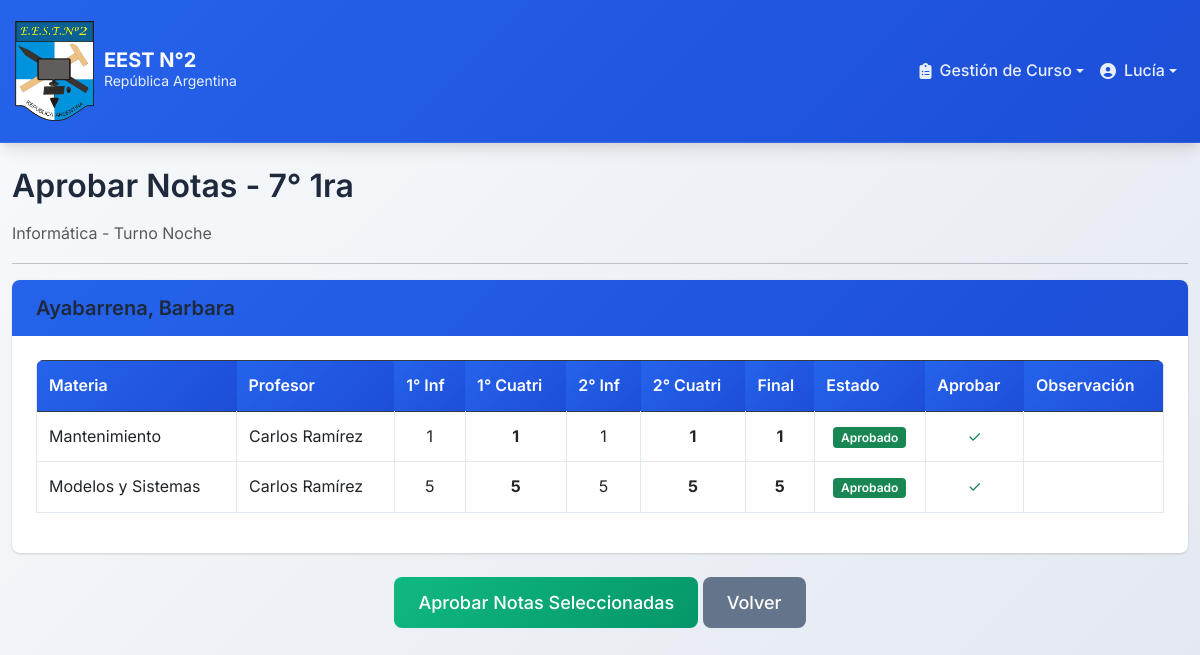
Page /aprobar_notas_curso.php?anio=7&division=1ra&especialidad=Informática&turno=Noche (signed in) on the committed database.
### tables this page shows
CREATE TABLE `usuarios` (
  `DNI` int(11) NOT NULL,
  `Primer_nombre` varchar(255) NOT NULL,
  `Segundo_nombre` varchar(255) NOT NULL,
  `Apellido` varchar(255) NOT NULL,
  `Email` varchar(255) NOT NULL,
  `Password_Usuario` varchar(255) DEFAULT NULL,
  `Nacionalidad` varchar(255) NOT NULL,
  `Localidad` varchar(255) NOT NULL,
  `Calle` varchar(255) NOT NULL,
  `Altura` int(11) NOT NULL,
  `Fecha_Nacimiento` date NOT NULL,
  `Telefono` varchar(255) NOT NULL,
  `Rol` enum('Director','Preceptor','Profesor','Alumno') NOT NULL,
  `Estado` tinyint(1) NOT NULL DEFAULT 1,
  `Fecha_Creacion` timestamp NOT NULL DEFAULT current_timestamp(),
  `Usuario` varchar(255) DEFAULT current_user()
);

CREATE TABLE `notas` (
  `dni_alumno` int(11) NOT NULL,
  `id_materia` int(11) NOT NULL,
  `primerInforme` int(11) DEFAULT NULL,
  `primerCuatri` int(11) DEFAULT NULL,
  `segundoInforme` int(11) DEFAULT NULL,
  `segundoCuatri` int(11) DEFAULT NULL,
  `notaFinal` int(11) DEFAULT NULL,
  `Estado_Aprobacion` enum('Pendiente','Aprobado','Rechazado') DEFAULT 'Pendiente',
  `DNI_Preceptor_Aprobador` int(11) DEFAULT NULL,
  `Fecha_Aprobacion` datetime DEFAULT NULL,
  `Observaciones_Preceptor` text DEFAULT NULL
);

CREATE TABLE `materias` (
  `ID` int(11) NOT NULL,
  `ID_Curso` int(11) NOT NULL,
  `DNI_Profesor` int(11) NOT NULL,
  `Nombre` varchar(255) NOT NULL,
  `Horarios` varchar(255) NOT NULL,
  `Estado` tinyint(1) NOT NULL DEFAULT 1
);

### aprobar_notas_curso.php (the view, shortened to what this page needs)
<?php
include('./public/header.php');
$anio = isset($_GET['anio']) ? $_GET['anio'] : null;
$division = isset($_GET['division']) ? $_GET['division'] : null;
$especialidad = isset($_GET['especialidad']) ? $_GET['especialidad'] : null;
$turno = isset($_GET['turno']) ? $_GET['turno'] : null;
$query_alumnos = "SELECT DISTINCT usuarios.DNI, usuarios.Primer_nombre, usuarios.Apellido
                  FROM cursos
                  INNER JOIN curso_alumno ON cursos.ID = curso_alumno.ID_Curso
                  INNER JOIN alumnos ON curso_alumno.DNI_Alumno = alumnos.DNI_Alumno
                  INNER JOIN usuarios ON alumnos.DNI_Alumno = usuarios.DNI
                  WHERE cursos.Anio = '$anio'
                  AND cursos.Division = '$division'
                  AND cursos.Especialidad = '$especialidad'
                  AND cursos.Turno = '$turno'
                  AND cursos.Estado = 1
                  ORDER BY usuarios.Apellido, usuarios.Primer_nombre";
$result_alumnos = mysqli_query($CONN, $query_alumnos);
?>
<!DOCTYPE html>
<html lang="es">
<head>
    <link rel="stylesheet" href="./style/styles.css">
</head>
<body>
    <div class="container-fluid mt-4">
        <h2>Aprobar Notas - <?php echo htmlspecialchars($anio . "° " . $division); ?></h2>
        <p class="text-muted">
            <?php echo htmlspecialchars($especialidad . " - Turno " . $turno); ?>
        </p>
        <hr>
        <form method="POST" action="">
            <?php while ($alumno = mysqli_fetch_assoc($result_alumnos)): ?>
                <?php
                $dni_alumno = $alumno['DNI'];
                $query_materias_alumno = "SELECT materias.ID as ID_Materia, materias.Nombre as Nombre_Materia,
                                          notas.primerInforme, notas.primerCuatri, notas.segundoInforme,
                                          notas.segundoCuatri, notas.notaFinal, notas.Estado_Aprobacion,
                                          usuarios.Primer_nombre as Nombre_Profesor, usuarios.Apellido as Apellido_Profesor
                                          FROM notas
                                          INNER JOIN materias ON notas.id_materia = materias.ID
                                          INNER JOIN profesores ON materias.DNI_Profesor = profesores.DNI_Profesor
                                          INNER JOIN usuarios ON profesores.DNI_Profesor = usuarios.DNI
                                          INNER JOIN cursos ON materias.ID_Curso = cursos.ID
                                          WHERE notas.dni_alumno = '$dni_alumno'
                                          AND cursos.Anio = '$anio'
                                          AND cursos.Division = '$division'
                                          AND cursos.Especialidad = '$especialidad'
                                          AND cursos.Turno = '$turno'
                                          ORDER BY materias.Nombre";
                $result_materias_alumno = mysqli_query($CONN, $query_materias_alumno);
                if (mysqli_num_rows($result_materias_alumno) > 0):
                ?>
                    <div class="card mb-4">
                        <div class="card-header bg-secondary text-white">
                            <h5 class="mb-0">
                                <?php echo htmlspecialchars($alumno['Apellido'] . ", " . $alumno['Primer_nombre']); ?>
                            </h5>
                        </div>
                        <div class="card-body">
                            <div class="table-responsive">
                                <table class="table table-bordered tabla-notas">
                                    <thead class="table-dark">
                                        <tr>
                                            <th>Materia</th>
                                            <th>Profesor</th>
                                            <th>1° Inf</th>
                                            <th>1° Cuatri</th>
                                            <th>2° Inf</th>
                                            <th>2° Cuatri</th>
                                            <th>Final</th>
                                            <th>Estado</th>
                                            <th>Aprobar</th>
                                            <th>Observación</th>
                                        </tr>
                                    </thead>
                                    <tbody>
                                        <?php while ($materia_nota = mysqli_fetch_assoc($result_materias_alumno)): ?>
                                            <?php
                                            $clase_fila = '';
                                            if ($materia_nota['Estado_Aprobacion'] == 'Pendiente') {
                                                $clase_fila = 'nota-pendiente';
                                            } elseif ($materia_nota['Estado_Aprobacion'] == 'Aprobado') {
                                                $clase_fila = 'nota-aprobada';
                                            }
                                            ?>
                                            <tr class="<?php echo $clase_fila; ?>">
                                                <td><?php echo htmlspecialchars($materia_nota['Nombre_Materia']); ?></td>
                                                <td><?php echo htmlspecialchars($materia_nota['Nombre_Profesor'] . " " . $materia_nota['Apellido_Profesor']); ?></td>
                                                <td class="text-center"><?php echo $materia_nota['primerInforme'] ?? '-'; ?></td>
                                                <td class="text-center"><strong><?php echo $materia_nota['primerCuatri'] ?? '-'; ?></strong></td>
                                                <td class="text-center"><?php echo $materia_nota['segundoInforme'] ?? '-'; ?></td>
                                                <td class="text-center"><strong><?php echo $materia_nota['segundoCuatri'] ?? '-'; ?></strong></td>
                                                <td class="text-center"><strong><?php echo $materia_nota['notaFinal'] ?? '-'; ?></strong></td>
                                                <td class="text-center">
                                                    <?php if ($materia_nota['Estado_Aprobacion'] == 'Pendiente'): ?>
                                                        <span class="badge bg-warning">Pendiente</span>
                                                    <?php else: ?>
                                                        <span class="badge bg-success">Aprobado</span>
                                                    <?php endif; ?>
                                                </td>
                                                <td class="text-center">
                                                    <?php if ($materia_nota['Estado_Aprobacion'] == 'Pendiente'): ?>
                                                        <input type="checkbox"
                                                               name="aprobar[<?php echo $dni_alumno; ?>][<?php echo $materia_nota['ID_Materia']; ?>]"
                                                               value="1"
                                                               class="form-check-input">
                                                    <?php else: ?>
                                                        <span class="text-success">✓</span>
                                                    <?php endif; ?>
                                                </td>
                                                <td>
                                                </td>
                                            </tr>
                                        <?php endwhile; ?>
                                    </tbody>
                                </table>
                            </div>
                        </div>
                    </div>
                <?php endif; ?>
            <?php endwhile; ?>
            <div class="text-center mb-4">
                <button type="submit" class="btn btn-success btn-lg">Aprobar Notas Seleccionadas</button>
                <a href="revisar_notas_preceptor.php" class="btn btn-secondary btn-lg">Volver</a>
            </div>
        </form>
    </div>
</body>
</html>

### style/styles.css (style rules this page uses)
:root { --primary-color: #2563eb; --primary-dark: #1d4ed8; --secondary-color: #64748b; --success-color: #10b981; --warning-color: #f59e0b; --danger-color: #ef4444; --info-color: #06b6d4; --light-color: #f8fafc; --dark-color: #1e293b; --border-color: #e2e8f0; --shadow: 0 1px 3px 0 rgba(0, 0, 0, 0.1), 0 1px 2px 0 rgba(0, 0, 0, 0.06); --shadow-lg: 0 10px 15px -3px rgba(0, 0, 0, 0.1), 0 4px 6px -2px rgba(0, 0, 0, 0.05); --border-radius: 0.5rem; --font-family: 'Inter', -apple-system, BlinkMacSystemFont, 'Segoe UI', Roboto, sans-serif; }
* { box-sizing: border-box; margin: 0; padding: 0; }
body { font-family: var(--font-family); line-height: 1.6; color: var(--dark-color); background: linear-gradient(135deg, #f8fafc 0%, #e2e8f0 100%); min-height: 100vh; }
h1, h2, h3, h4, h5, h6 { color: var(--dark-color); font-weight: 600; margin-bottom: 1rem; }
.text-center { text-align: center; }
.text-muted { color: #6c757d; }
.btn { display: inline-block; font-weight: 500; line-height: 1.5; text-align: center; text-decoration: none; vertical-align: middle; cursor: pointer; border: none; padding: 0.5rem 1rem; font-size: 1rem; border-radius: var(--border-radius); transition: all 0.2s ease; }
.btn-success { color: #fff; background: linear-gradient(135deg, var(--success-color) 0%, #059669 100%); }
.btn-secondary { color: #fff; background-color: var(--secondary-color); }
.btn-lg { padding: 0.75rem 1.5rem; font-size: 1.125rem; }
.card { background: white; border: none; border-radius: var(--border-radius); box-shadow: var(--shadow); transition: all 0.2s ease; overflow: hidden; margin-bottom: 1.5rem; }
.card-header { background: linear-gradient(135deg, var(--primary-color) 0%, var(--primary-dark) 100%); color: white; border: none; font-weight: 600; padding: 1rem 1.5rem; }
.card-body { padding: 1.5rem; }
.table { width: 100%; margin-bottom: 1rem; color: var(--dark-color); border-collapse: collapse; }
.table th, .table td { padding: 0.75rem; vertical-align: middle; border-bottom: 1px solid var(--border-color); }
.table thead th { background: linear-gradient(135deg, var(--primary-color) 0%, var(--primary-dark) 100%); color: white; border: none; font-weight: 600; }
.table tbody tr { transition: all 0.2s ease; }
.table-responsive { overflow-x: auto; border-radius: var(--border-radius); }
.table-bordered { border: 1px solid var(--border-color); }
.mt-4 { margin-top: 1.5rem; }
.mb-4 { margin-bottom: 1.5rem; }
.badge { display: inline-block; padding: 0.35em 0.65em; font-size: 0.75em; font-weight: 600; line-height: 1; color: #fff; text-align: center; white-space: nowrap; vertical-align: baseline; border-radius: 0.25rem; }
.bg-success { background-color: var(--success-color); }
.nota-aprobada { background-color: #d1e7dd; }

### rows in the picture
usuarios: Apellido+Primer_nombre "Ayabarrena, Barbara"
notas: id_materia.Nombre "Mantenimiento", usuarios.Primer_nombre+Apellido "Carlos Ramírez", primerInforme "1", primerCuatri "1", segundoInforme "1", segundoCuatri "1", notaFinal "1", Estado_Aprobacion "Aprobado"
notas: id_materia.Nombre "Modelos y Sistemas", usuarios.Primer_nombre+Apellido "Carlos Ramírez", primerInforme "5", primerCuatri "5", segundoInforme "5", segundoCuatri "5", notaFinal "5", Estado_Aprobacion "Aprobado"

### other values in the picture
$_SESSION['nombre1'] "Lucía"
$anio . "° " . $division "7° 1ra"
$especialidad . " - Turno " . $turno "Informática - Turno Noche"
